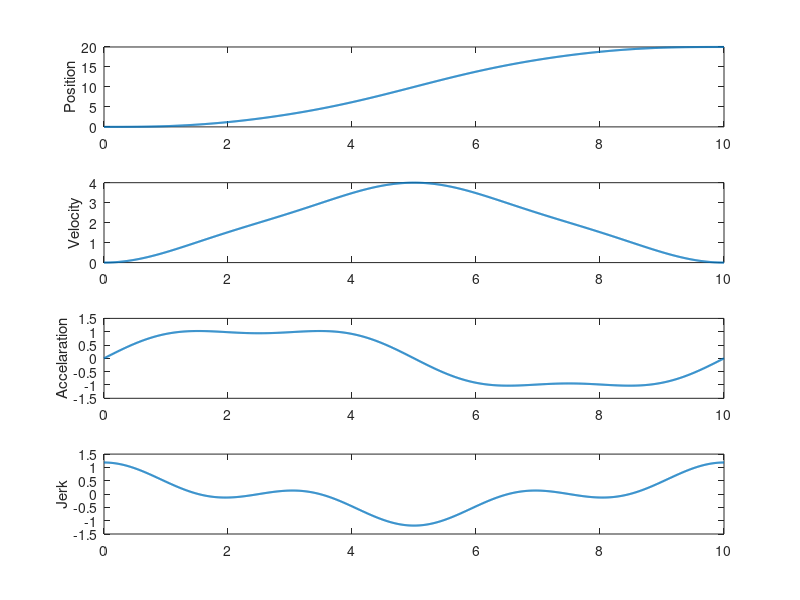

This figure's MATLAB source:
%EX 2.19
clear;clc;

t0 = 0;
t1 = 10;
q0 = 0;
q1 = 20;
h = q1 - q0;
T = t1 - t0;

x=linspace(0,T,1000);
y=[];
dy = [];
ddy = [];
dddy = [];

for t = x;
    q =  q0 + h *( (t - t0)/T - 15/(32 * pi)* sin(2 *pi *(t - t0)/T) - 1/(96 * pi) * sin(6 * pi * (t - t0)/T));
    y = [y,q];
    dq = h/T * ( 1 - 15/16 * cos(2*pi * (t - t0)/T) - 1/16 * cos(6 * pi *(t - t0)/T));
    dy = [dy,dq];
 
    ddq = h * pi/(8 * T^2)  * (15 * sin(2*pi * (t - t0)/T) + 3 * sin(6 * pi * (t - t0)/T));
    ddy = [ddy,ddq];
    
    dddq = h * pi^2/(4 * T^3)* (15 * cos(2 * pi * (t  -t0)/T) + 9 * cos(6 * pi * (t - t0)/T));
    dddy = [dddy,dddq];
    
end


subplot(4,1,1);
plot(x,y,'linewidth',1.5);
ylabel('Position')

subplot(4,1,2);
plot(x,dy,'linewidth',1.5);
ylabel('Velocity')

subplot(4,1,3);
plot(x,ddy,'linewidth',1.5);
ylabel('Accelaration')

subplot(4,1,4);
plot(x,dddy,'linewidth',1.5);
ylabel('Jerk')
